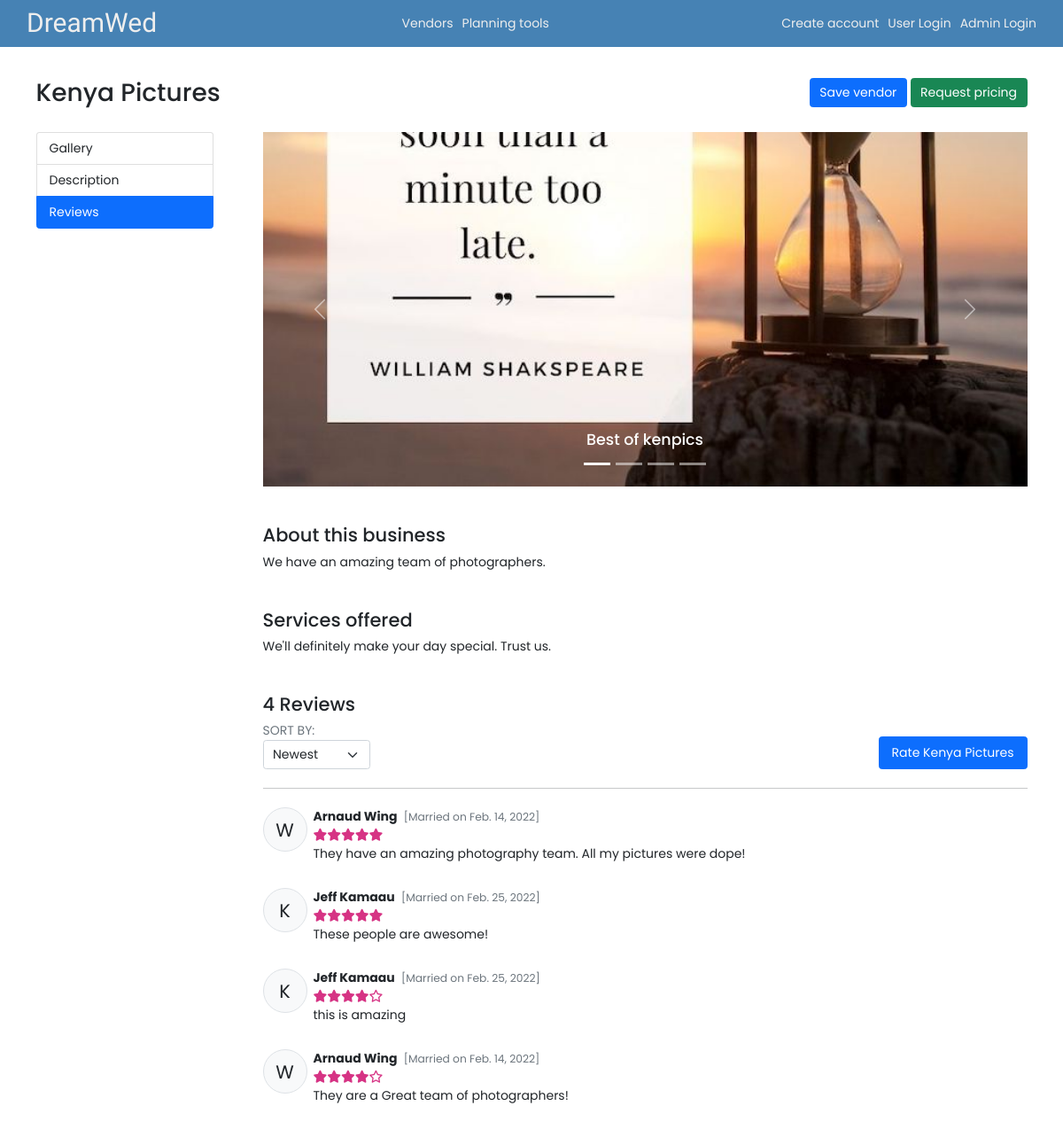
The app's page /vendors/14/details, older data.
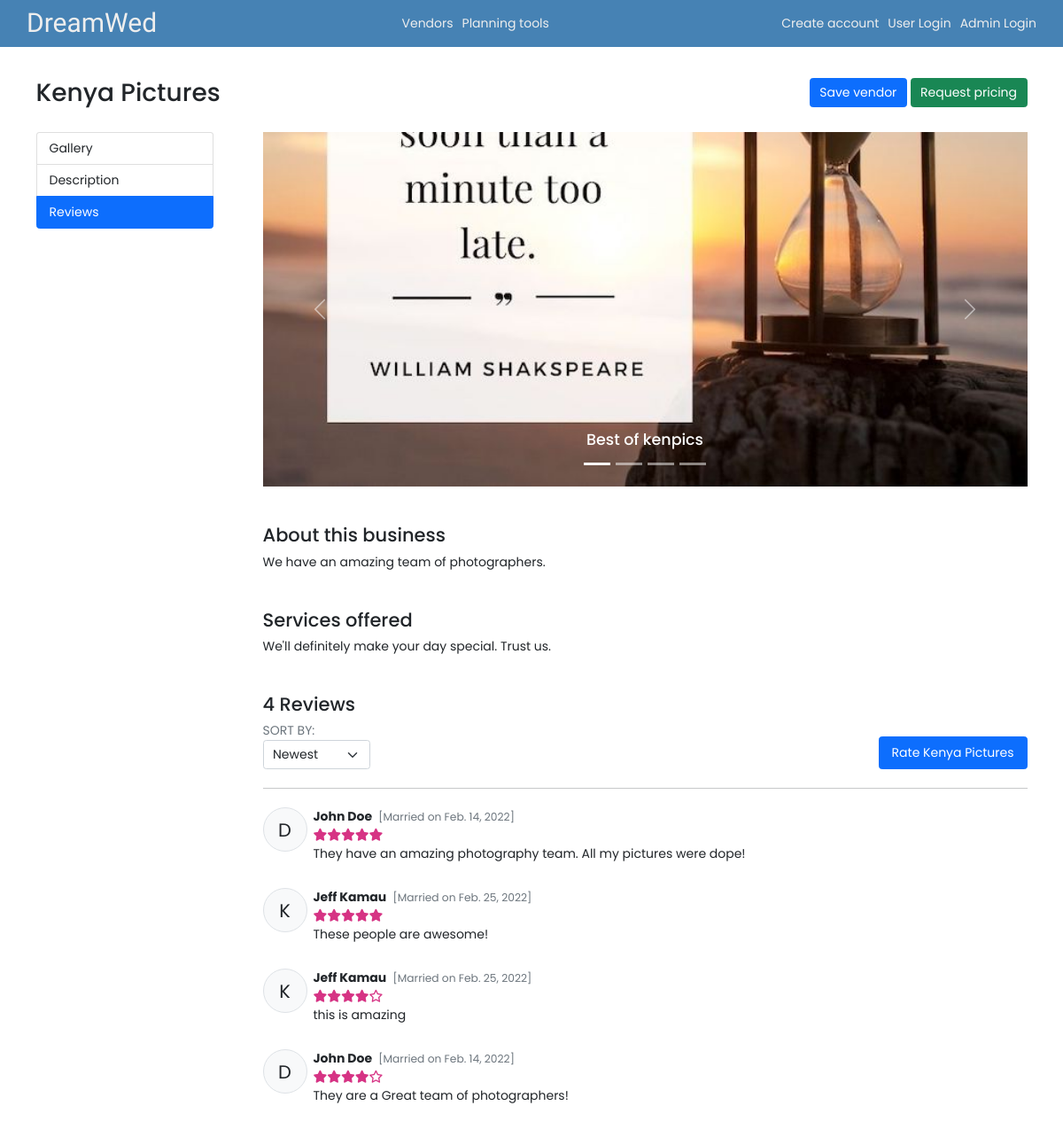
The same page, newer data.
### dreamwed/models.py (models this page shows, shortened)
class Vendor(models.Model):
   user = models.OneToOneField(User, on_delete=CASCADE, primary_key=True)
   business_name = models.CharField(max_length=100)
   category = models.ForeignKey(
      VendorCategory,
      on_delete=SET_NULL,
      null=True,
      help_text='Select a category for your business.',
      )
   description = models.TextField(max_length=5000)
   services_offered = models.TextField(max_length=5000)
   city = models.CharField(max_length=500)
   location = models.CharField(max_length=200) # street code

class VendorImageUpload(models.Model):
   vendor = models.ForeignKey(Vendor, on_delete=models.CASCADE)
   image = models.ImageField(upload_to='vendor_img_uploads')
   caption = models.CharField(max_length=500)

class Review(models.Model):
   wedplanner = models.ForeignKey(WeddingPlanner, on_delete=models.CASCADE)
   vendor = models.ForeignKey(Vendor, on_delete=models.CASCADE)
   stars = models.SmallIntegerField(
      default=5,
      validators=[
         MaxValueValidator(5),
         MinValueValidator(1)
      ]
   )
   comment = models.TextField(max_length=5000)
   created     = models.DateTimeField(auto_now_add=True)
   modified    = models.DateTimeField(auto_now=True)
   class Meta:
      ordering = ['modified', 'created']

class WeddingPlanner(models.Model):
   user = models.OneToOneField(User, on_delete=CASCADE, primary_key=True)
   partner_first_name = models.CharField(max_length=50, blank=True, null=True)
   partner_last_name = models.CharField(max_length=50, blank=True, null=True)
   wedding_date = models.DateField(blank=True, null=True)
   wedding_budget = models.FloatField(blank=True, null=True)

class User(AbstractUser):
   is_vendor = models.BooleanField(default=False)
   is_wedding_planner = models.BooleanField(default=False)
   phone_number = PhoneNumberField(blank=True, null=True, unique=True)
   profile = models.ImageField(default='default.jpg', upload_to='profile_pics')
   class Meta:
      ordering = ['last_name', 'first_name']

### dreamwed/views/wedplanner.py (the view)
# urls.py: path('vendors/<int:vendor_id>/details', wedplanner.vendor_details, name='vendor-details'),
def vendor_details(request, vendor_id):
   review_form = ReviewForm()
   vendor = Vendor.objects.get(user_id=vendor_id)
   vendor_reviews = Review.objects.filter(vendor_id=vendor_id)
   images = VendorImageUpload.objects.filter(vendor_id=vendor_id)
   context = {
      'review_form': review_form,
      'vendor': vendor,
      'vendor_images': images,
      'vendor_reviews': vendor_reviews,
   }
   return render(request, 'wedplanner/vendor-details.html', context)

### dreamwed/forms.py
class ReviewForm(ModelForm):
   class Meta:
      model = Review
      fields = ['stars', 'comment']
      widgets = {
         'stars': forms.TextInput(attrs={
            'min': 1,
            'max': 5,
            'type': 'number',
            }),
      }

### templates/wedplanner/vendor-details.html (shortened to what this page needs)
{% extends 'base.html' %}
{% load widget_tweaks %}
{% block body %}
{% include 'include/header.html' %}
<section class="intro">
   <div class="container">
      <div class="d-flex justify-content-between py-4 mt-3">
         <h2>{{ vendor.business_name }}</h2>
         <div class="cta">
            <a class="btn btn-primary" href="#">Save vendor</a>
            <a class="btn btn-success" href="#">Request pricing</a>
         </div>
      </div>
   </div>
</section>
<main>
   <div class="container grid-200-auto" id="vendor-details">
      <div class="sidebar">
         <div id="side-nav" class="list-group">
            <a class="list-group-item list-group-item-action" href="#vendor-gallery">Gallery</a>
            <a class="list-group-item list-group-item-action" href="#vendor-description">Description</a>
            <a class="list-group-item list-group-item-action" href="#vendor-reviews">Reviews</a>
         </div>
      </div>
      <div data-bs-spy="scroll" data-bs-target="#side-nav" data-bs-offset="0" class="main-content" tabindex="0">
         <div id="vendor-gallery">
         <div id="carouselVendorPictures" class="carousel slide" data-bs-ride="carousel">
            <div class="carousel-indicators">
               {% for img_file in vendor_images %}
               <button type="button" data-bs-target="#carouselVendorPictures"></button>
               {% endfor %}
            </div>
            <div class="carousel-inner">
               {% for img_file in vendor_images %}
               <div class="carousel-item">
                  <div class="d-flex align-items-end overflow-hidden" style="height: 400px;">
                     <img src="{{ img_file.image.url }}" class="d-block w-100" alt="...">
                  </div>
                  <div class="carousel-caption d-none d-md-block">
                     <h5>{{ img_file.caption }}</h5>
                  </div>
               </div>
               {% endfor %}
            </div>
            <button class="carousel-control-prev" type="button" data-bs-target="#carouselVendorPictures" data-bs-slide="prev">
               <span class="carousel-control-prev-icon" aria-hidden="true"></span>
            </button>
            <button class="carousel-control-next" type="button" data-bs-target="#carouselVendorPictures" data-bs-slide="next">
               <span class="carousel-control-next-icon" aria-hidden="true"></span>
            </button>
         </div>
         </div>
         <h4 class="mt-5" id="vendor-description">About this business</h4>
         <p>{{ vendor.description }}</p>
         <h4 class="mt-5">Services offered</h4>
         <p>{{ vendor.services_offered }}</p>
         <section class="reviews mt-5">
            <div class="d-flex align-items-end justify-content-between">
               <div>
                  <h4 id="vendor-reviews">{{ vendor_reviews|length }} Reviews</h4>
                  <div class="text-muted">SORT BY:</div>
                  <select name="sort" id="sort" class="form-select">
                     <option value="">Newest</option>
                  </select>
               </div>
               <button class="btn btn-primary px-3 py-2" data-bs-toggle="modal" data-bs-target="#rateVendor">Rate {{ vendor.business_name }}</button>
            </div>
            <hr class="my-4">
            {% if vendor_reviews %}
               {% for review in vendor_reviews %}
                  <div class="review d-flex align-items-start mb-3">
                     <div class="circle-50 d-flex align-items-center justify-content-center rounded-circle border bg-light fs-4 me-2">{{ review.wedplanner.user.last_name|make_list|first }}</div>
                     <div class="msg">
                        <strong class="me-1">{{ review.wedplanner.user.first_name }} {{ review.wedplanner.user.last_name }}</strong>
                        <small class="text-muted">[Married on {{ review.wedplanner.wedding_date }}]</small>
                        <div class="rating" data-rating="{{ review.stars }}"></div>
                        <p>{{ review.comment }}</p>
                     </div>
                  </div>
               {% endfor %}
            {% else %}
               <div class="text-center text-muted mt-5">
                  <h6>No reviews for this vendor.</h6>
                  <p>Be the first to rate {{ vendor.business_name }} services.</p>
               </div>
            {% endif %}
         </section>
      </div>
   </div>
</main>
{% endblock %}

### templates/base.html (shortened to what this page needs)
<!DOCTYPE html>
<html lang="en">
<head>
   <link href="https://cdn.jsdelivr.net/npm/bootstrap@5.1.0/dist/css/bootstrap.min.css" rel="stylesheet">
   {% load static %}
   <link rel="stylesheet" href="{% static 'css/main.css' %}">
</head>
<body>
   {% block body %}{% endblock %}
</body>
</html>

### templates/include/header.html (shortened to what this page needs)
<nav class="sticky-top" id="navbar">
   <div class="container nav-container py-2 px-0">
      <div class="d-flex justify-content-between">
         <a id="logo" class="navbar-brand" href="{% url 'home' %}">DreamWed</a>
      </div>
      <div class="nav-secondary nav-middle">
         <div class="nav-links">
            {% if not user.is_authenticated %}
            <a href="{% url 'vendors' %}">Vendors</a>
            <a href="{% url 'wedding-planner-register' %}">Planning tools</a>
            {% endif %}
         </div>
      </div>
      <div class="nav-secondary nav-right">
         <div class="nav-links">
            {% if user.is_authenticated %}
            <div class="dropdown d-flex align-items-center">
               <button class="dropdown-toggle p-1 rounded-pill d-flex align-items-center" type="button" id="dropdownProfile" data-bs-toggle="dropdown"aria-expanded="false" style="background: rgba(255, 255, 255, 0.1); border: 1px solid rgba(255, 255, 255, 0.25)">
                  <div class="d-flex align-items-center text-light ms-3 me-1">
                     {% if user.is_wedding_planner %}
                        <span>{{ user.first_name }}</span>
                        <i class="text-danger fs-5 mx-1 fas fa-heart"></i>
                        <span>{{user.weddingplanner.partner_first_name}}</span>
                     {% else %}
                        <span>{{ user.username }}</span>
                     {% endif %}
                  </div>
                  <span class="circle-sm rounded-circle d-flex align-items-center justify-content-center overflow-hidden ms-1">
                     <img src="{{ user.profile.url }}" alt="Profile picture">
                  </span>
               </button>
               <ul class="dropdown-menu dropdown-menu-end shadow" aria-labelledby="dropdownProfile">
                  <li class="dropdown-item dropdown-item-no-hover text-center my-3">
                     <span class="text-muted">Logged in:</span>
                     <strong>{{ user.first_name }} {{ user.last_name }}</strong> <br>
                     <i>{{ user.email }}</i>
                  </li>
                  <hr>
                  <li><a href="{% url 'user-profile' %}" class="dropdown-item text-dark py-2 px-4" type="button">
                        <i class="fs-5 text-muted fas fa-user"></i>
                        <span class="ms-3">My profile</span>
                     </a></li>
                  <li><a href="{% url 'logout' %}" class="dropdown-item text-dark py-2 px-4" type="button">
                        <i class="fs-5 text-muted fas fa-sign-out-alt"></i>
                        <span class="ms-3">Logout</span>
                     </a></li>
               </ul>
            </div>
            {% else %}
            <a href="{% url 'register' %}">Create account</a>
            <a href="{% url 'login' %}">User Login</a>
            <a href="{% url 'admin:index' %}?next={% url 'home' %}">Admin Login</a>
            {% endif %}
         </div>
      </div>
   </div>
</nav>

### static/css/main.css (style rules this page uses)
html, body { font: 400 14px/1.5 'Poppins', sans-serif; }
body { margin: 0; padding: 0 0 4rem; position: relative; }
#logo { font-family: 'Fleur De Leah', cursive; font-size: 30px; line-height: 1; }
a { text-decoration: none; }
img { max-width: 100%; }
.grid-200-auto { display: grid; grid-template-columns: 200px 1fr; gap: 4rem; }
.circle-50 { --size: 50px; width: var(--size); height: var(--size); }
#navbar { background: steelblue; }
#navbar a { color: #eee; }
#navbar .nav-secondary { max-height: 0; overflow: hidden; transform: translate(-100%, 0); transition: 0.25s ease-in-out; }
#navbar .nav-right .nav-links { padding-top: 1rem; border-top: 1px solid #aaa; }
#navbar .nav-middle .nav-links { padding: 1.4rem 0 1rem; }
#navbar .nav-secondary a { display: block; padding: 12px 0; }
@media screen and (min-width: 800px) { #navbar .nav-container { display: flex; justify-content: space-between; align-items: center; } }
@media screen and (min-width: 800px) { #navbar .nav-secondary { max-height: initial !important; overflow: initial !important; transform: translate(0) !important; } }
@media screen and (min-width: 800px) { #navbar .nav-secondary .nav-links { height: 100%; display: flex; align-items: center; } }
@media screen and (min-width: 800px) { #navbar .nav-right .nav-links { padding: 0; border: none; } }
@media screen and (min-width: 800px) { #navbar .nav-middle .nav-links { padding: 0; } }
@media screen and (min-width: 800px) { #navbar .nav-secondary a { padding: 0; } }
@media screen and (min-width: 800px) { #navbar .nav-secondary a + a { margin-left: 10px; } }

Row changes from the older to the newer data that the page shows:
changed through a linked row, Review "They have an amazing photography team. All my pictures were dope!": wedplanner.user.last_name|make_list "W" → "D"; wedplanner.user.first_name "Arnaud" → "John"; wedplanner.user.last_name "Wing" → "Doe"
changed through a linked row, Review "These people are awesome!": wedplanner.user.last_name "Kamaau" → "Kamau"
changed through a linked row, Review "this is amazing": wedplanner.user.last_name "Kamaau" → "Kamau"
changed through a linked row, Review "They are a Great team of photographers!": wedplanner.user.last_name|make_list "W" → "D"; wedplanner.user.first_name "Arnaud" → "John"; wedplanner.user.last_name "Wing" → "Doe"
